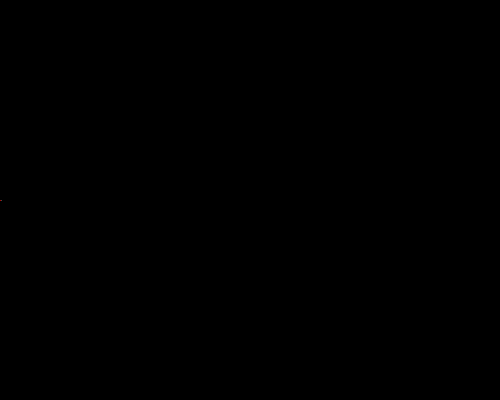
Frame 1 (no input)
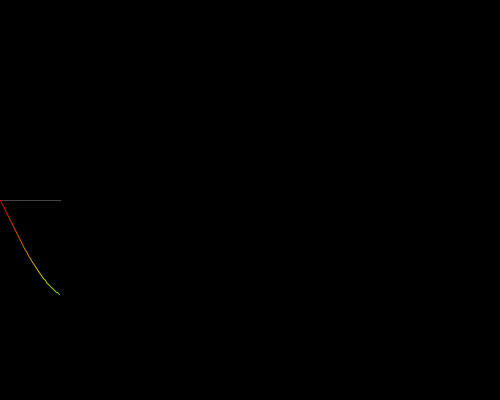
Frame 60 (the mouse pressed at the canvas centre just before this capture)
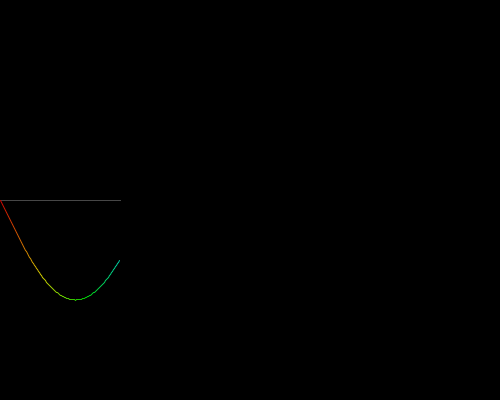
Frame 120 (the mouse held since frame 60 and released just before this capture)

The Processing sketch that drew these frames (run headless with seeded random() and noise(); from frame 60 on, the mouse is pressed at the canvas centre):

// Processing sketch: processing_101027
// ── processing_101027.pde

float mid;
Sine sine1;

void setup() {
  smooth();
  background(0);
  stroke(255);
  noFill();
  size(500,400);
  colorMode(HSB,255);
  mid = height/2;
  sine1 = new Sine(100, 300, 0);
}

void draw() {
  stroke(100);
  point(frameCount,mid);
  stroke(255);
  sine1.drawSine();  
}

public class Sine {
  private int x, nx, A, T;
  private float y, ny, p, F;
  
  public Sine() {
    A = 50;
    p = 0;
    T = 60;
    F = 1/float(T);
    x = nx = 0;
    ny = y = mid + A*sin(p);
  }
  
   public Sine(int amplitude,int time, float phase) {
    A = amplitude;
    p = phase;
    T = time;
    F = 1/float(T);
    x = 0;
    nx = -1;
    ny = y = mid + A*sin(p);
  }
  
  void drawSine() {
    y = mid + A*sin(2*PI*F*x + p);
    stroke((x+100*p)%255,255,200);
    line(nx,ny,x,y);
    ny = y;
    nx = x;
    if (++x > width) {
      p = p + PI/10.0;
      x = 0;
      nx = -1;
      ny = y = mid + A*sin(p); 
    }
  }
}
